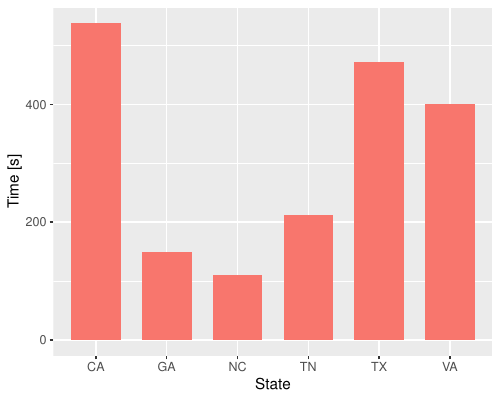

Write R code to recreate this figure.
library(tidyverse)

states = c("NC", "GA", "TN", "VA", "TX", "CA")
values = c(111, 150, 212, 401, 472, 538)

data = data.frame(states=states, time=values)

p = ggplot(data, aes(x = states, y = time, fill="blue")) + 
  geom_col(width = 0.7, position="dodge") + 
  labs(x="State", y="Time [s]") +
  guides(fill=F)
plot(p)

W = 5
H = 4
ggsave(paste0("states.pdf"), width = W, height = H)
